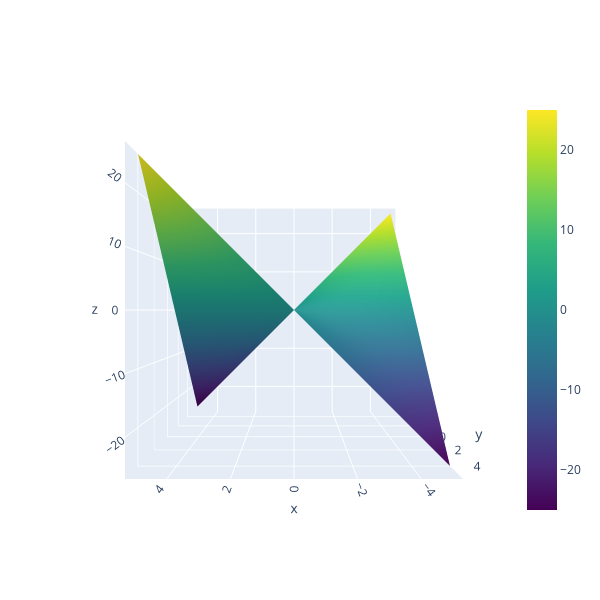

Notebook source saved alongside this figure:
### Code cell
x = np.linspace(-5, 5, 100)
y = np.linspace(-5, 5, 100)
X, Y = np.meshgrid(x, y)
Z = X*Y

plot_contour(X, Y, Z)
plotly_surface(X, Y, Z)

### Figure 1 — Plotly figure (JSON) as saved in the notebook; plotly's stock layout.template omitted (floating-point values rounded to 4 significant figures; data arrays with more than 128 entries replaced by an {"elided": "..."} marker saying what was removed)
{"data": [{"colorscale": [[0, "#440154"], [0.1111, "#482878"], [0.2222, "#3e4989"], [0.3333, "#31688e"], [0.4444, "#26828e"], [0.5556, "#1f9e89"], [0.6667, "#35b779"], [0.7778, "#6ece58"], [0.8889, "#b5de2b"], [1, "#fde725"]], "type": "surface", "x": {"elided": "100x100 float values"}, "y": {"elided": "100x100 float values"}, "z": {"elided": "100x100 float values"}}], "layout": {"height": 600, "scene": {"aspectmode": "cube", "camera": {"center": {"x": 0, "y": 0, "z": 0}, "eye": {"x": 0, "y": 2, "z": 0}, "up": {"x": 0, "y": 0, "z": 1}}}, "width": 600}}
